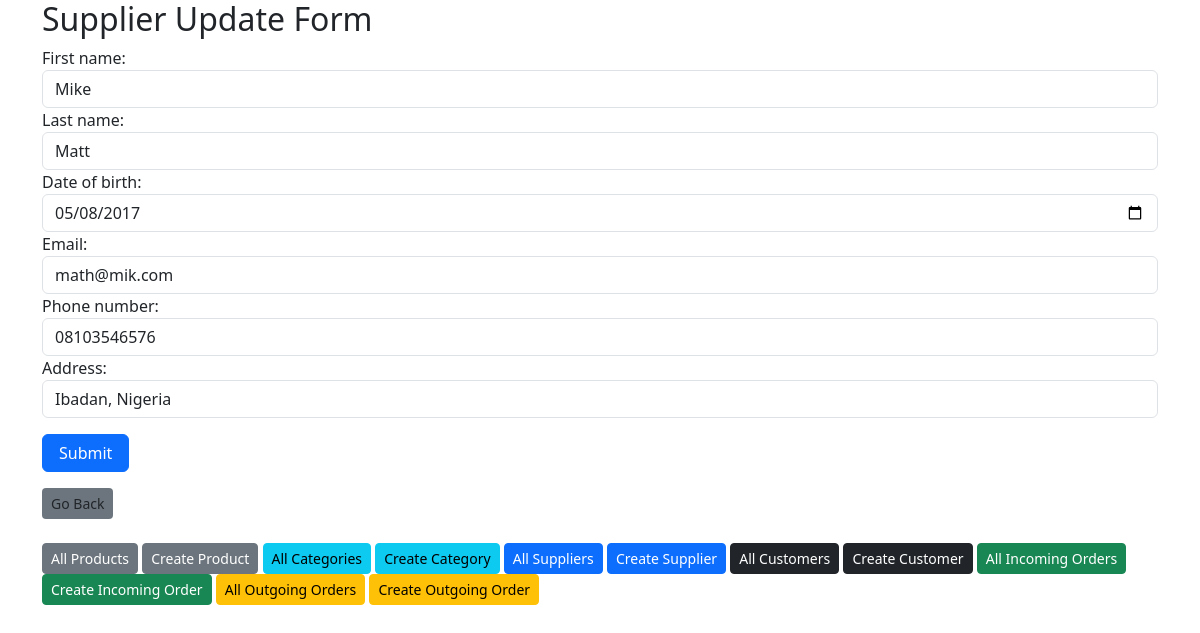
/customers/update/2/, run on the app's committed database.
### customers/models.py (models this page shows, shortened)
class Customer(models.Model):
    first_name = models.CharField(max_length=100)
    last_name = models.CharField(max_length=100, null=True, blank=True)
    date_of_birth = models.DateField()
    email = models.EmailField(unique=True)
    phone_number = models.CharField(max_length=50)
    address = models.CharField(max_length=150)
    date_created = models.DateTimeField(auto_now_add=True)

### customers/views.py (the view)
# urls.py: path("update/<pk>/", view=UpdateCustomerView.as_view(), name="update_customer"),
class UpdateCustomerView(SuccessMessageMixin,UpdateView):
    model = Customer
    form_class = CustomerForm
    template_name = "customers/update_customer.html"
    success_url = reverse_lazy("list_customers")
    success_messages = "Customer updated successfully!"

### customers/forms.py
class CustomerForm(forms.ModelForm):
    class Meta:
        model = Customer
        fields = ['first_name','last_name', 'date_of_birth', 'email', 'phone_number', 'address']
        widgets = {
            'first_name':forms.TextInput(attrs={'class':'form-control'}),
            'last_name':forms.TextInput(attrs={'class':'form-control'}),
            'date_of_birth':forms.DateInput(attrs={'class':'form-control', "type":"date"}),
            'email':forms.EmailInput(attrs={'class':'form-control', "type":"email"}),
            'phone_number':forms.TextInput(attrs={'class':'form-control', "type":"tel"}),
            'address':forms.TextInput(attrs={'class':'form-control'}),
        }

### templates/customers/update_customer.html (shortened to what this page needs)
{% extends "base.html" %}
{% block content %}
<h2>Supplier Update Form</h2>
<form action="" method="post">
    {{form}}
    <button type="submit" class="btn btn-primary px-3 mt-3">Submit</button>
    <div class="other-links my-3">
        <a onclick="window.history.back()" class="btn btn-sm bg-secondary">Go Back</a>
    </div>
</form>
{% endblock content %}

### data on the page
Customer: first_name "Mike", last_name "Matt", date_of_birth "05/08/2017", email "math@mik.com", phone_number "08103546576", address "Ibadan, Nigeria"
